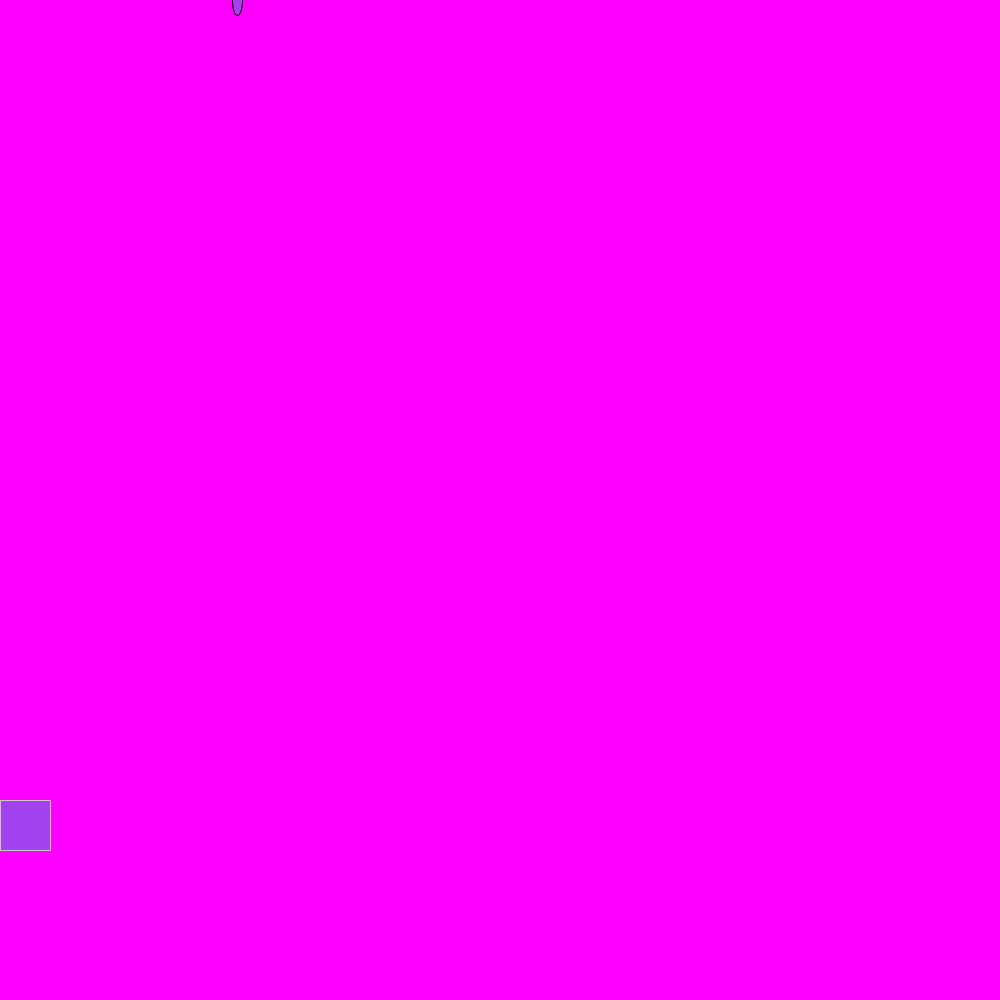
Frame 1 (no input)
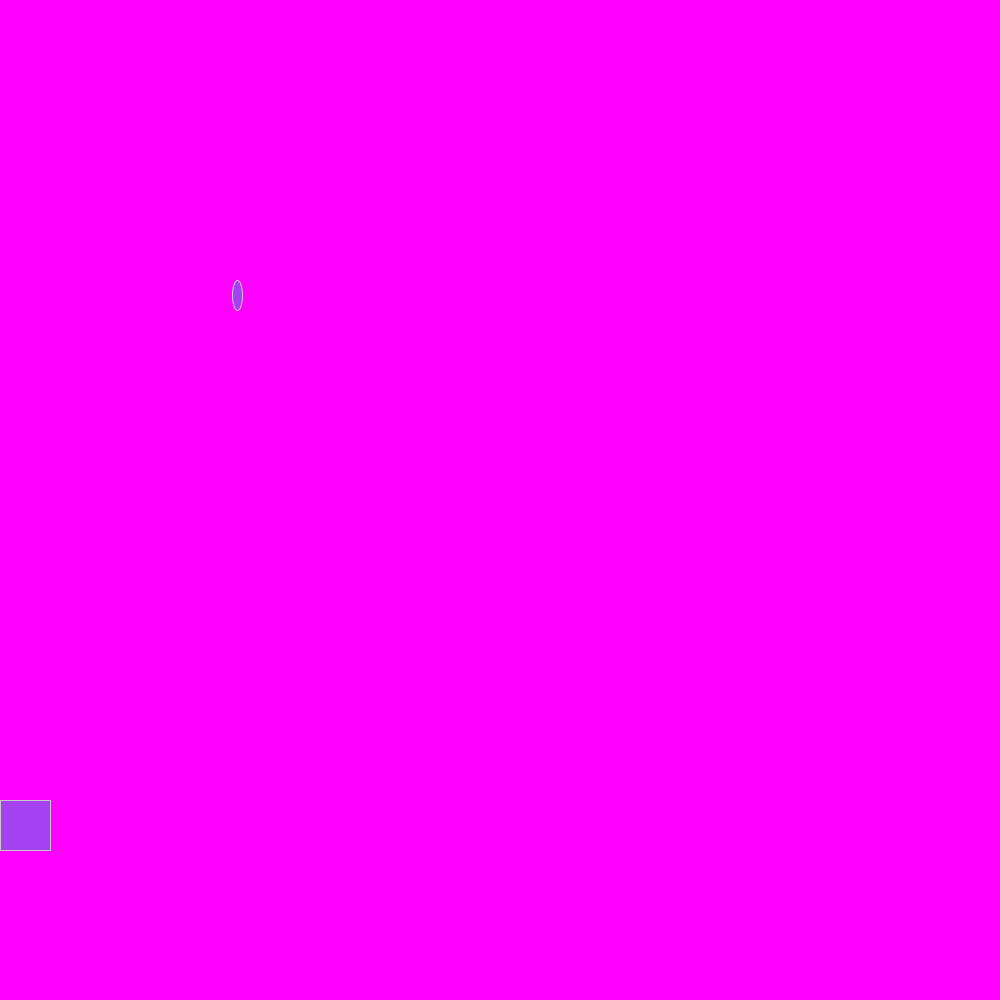
Frame 60 (the mouse pressed at the canvas centre just before this capture)
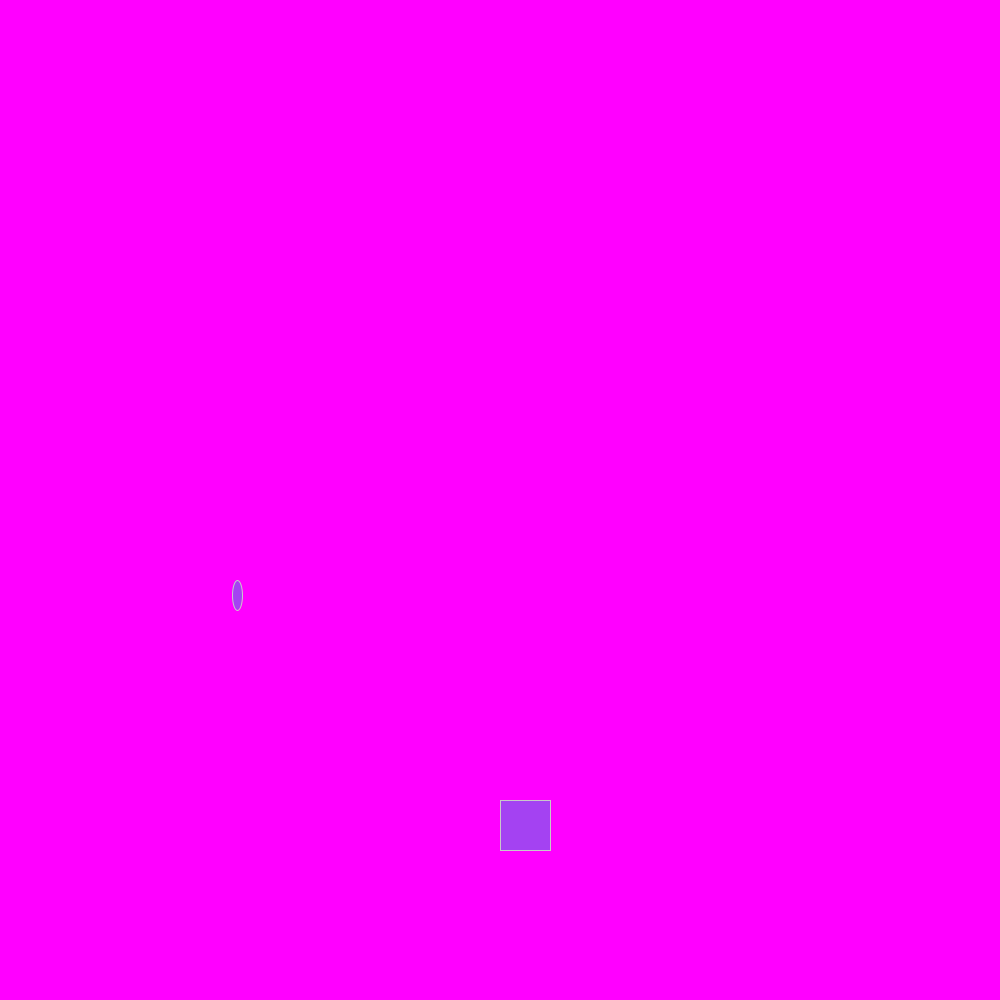
Frame 120 (the mouse held since frame 60 and released just before this capture)

The Processing sketch that drew these frames (run headless with seeded random() and noise(); from frame 60 on, the mouse is pressed at the canvas centre):

// Processing sketch: sketch_161208a
// ── sketch_161208a.pde



int ballY= 0;
int ballX=0;
int score=0;
void setup(){
  size(1000, 1000);
 fill(random(255),random(255),random(255));
  ballX = (int)random (1000);

  
  
  
  
}


void draw(){
  //background (random (255),random (255),random (255));
  background (255,00,255);
  ellipse(ballX,ballY,10,30);
  //fill(random(255),random(255),random(255));
  //stroke(random(255),random(255),random(255));
  stroke(200,200,201);
  ballY=ballY+5;
  rect(mouseX,800,50,50);
 

   if(ballY>1000){
     ballY=0;
     ballX = (int)random (1000);
     
   }
   checkCatch(50 );
   
  
  
  
}
void checkCatch(int x){
if (x > mouseX && x < mouseX+100)
      score++;
   else if (score > 0)
     score--;
println("Your score is now: " + score);
}
